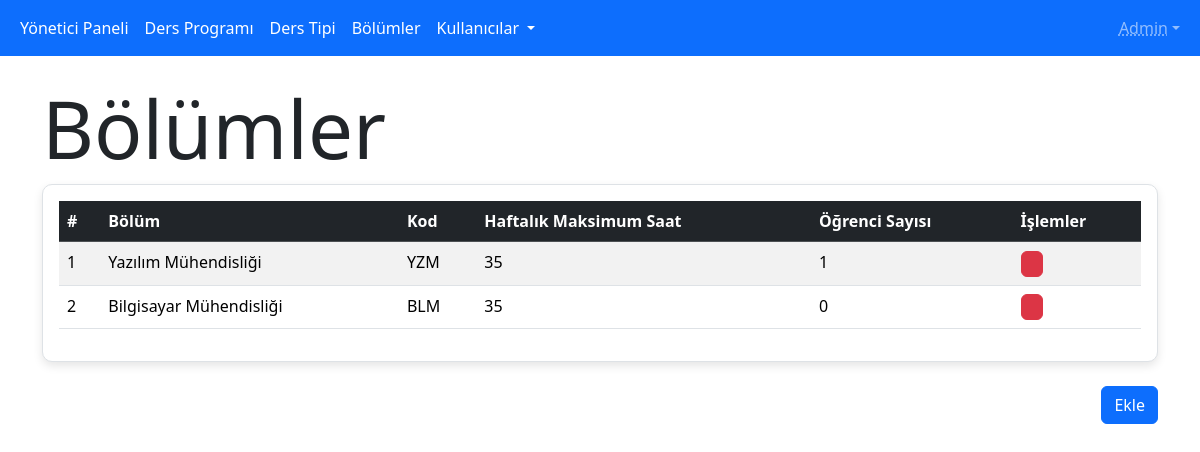
/dashboard/department (signed in), run on the app's committed database.
### website/models.py (models this page shows)
class BaseModel(Model):
    class Meta:
        database = db

class Department(BaseModel):
    name = CharField(max_length=255)
    short_name = CharField(max_length=5, unique=True)
    max_hour = IntegerField()
    class Meta:
        table_name = 'departments'

### website/dashboard.py (the view)
@dashboard.route('/department')
def department_page():
    departments = Department.select()
    return render_template('department/index.html', departments=departments, count_student=get_student_count_of_department)

### website/__init__.py (called while the page is built)
def create_app() -> Flask:
    app = Flask(__name__)
    app.secret_key = "B1zdkpOQ3AbJBvSaJrlCWMITM1uQwwmIbTImjIRFGkSr74J1TDp6J3Yzzl4a3Qgq96vMNf0hSSD0fouM"
    app.config['ROOT_URL'] = Path(__file__).parent.parent
    print(f"Proje {app.config['ROOT_URL']} dizininde çalıştırılıyor")
    @app.before_request
    def login_required():
        if not ((session.get('id', None)) or
                (request.endpoint and request.endpoint in ('auth.login', 'static'))):
            flash('Önce Giriş Yapın', 'danger'),
            return redirect(url_for('auth.login', next=request.url))
    app.register_blueprint(auth, url_prefix='/auth')
    app.register_blueprint(dashboard, url_prefix='/dashboard')
    app.register_blueprint(website)
    return app

### website/dashboard.py (called while the page is built)
@dashboard.before_request
def before_request():
    if session.get('type', 0) != 2:
        flash("Yönetici değilsiniz!", "danger")
        return redirect(url_for('auth.login'))

### website/func.py (called while the page is built)
def get_student_count_of_department(deparment:Department)->int:
    return User.select().where(User.department == deparment, User.type == 0).count()

### website/templates/dashboard/department/index.html (shortened to what this page needs)
{% extends "/dashboard/layout.html" %}
{% block content %}
    <h1 class="display-1">Bölümler</h1>
        <div class="row justify-content-center">
            <div class="w-100">
                <div class="table-container p-3 bg-white overflow-y-auto">
                    <table class="table table-striped table-hover">
                        <thead class="table-dark">
                            <tr>
                                <th>#</th>
                                <th>Bölüm</th>
                                <th>Kod</th>
                                <th>Haftalık Maksimum Saat</th>
                                <th>Öğrenci Sayısı</th>
                                <th>İşlemler</th>
                            </tr>
                        </thead>
                        <tbody>
                            {% for department in departments  %}
                                <tr>
                                    <td>{{ department.id }}</td>
                                    <td>{{ department.name }}</td>
                                    <td>{{ department.short_name }}</td>
                                    <td>{{ department.max_hour }}</td>
                                    <td>{{ count_student(department) }}</td>
                                    <td>
                                        <a href="{{ url_for('dashboard.department_delete', id=department.id) }}" class="btn btn-danger px-1 py-0" onclick="return window.confirm('Silmek istediğinize emin misiniz? Bağlı olan bütün öğrenciler, ayarlar ve ders programları silinecektir!')">
                                            <i class="bi bi-x-lg"></i>
                                        </a>
                                    </td>
                                </tr>
                            {% endfor %}
                        </tbody>
                    </table>
                </div>
            </div>
        </div>
    <br>
    <a href="{{ url_for('dashboard.department_add') }}" class="btn btn-primary float-end">Ekle</a>
{% endblock %}

### website/templates/dashboard/department/index.html (style rules this page uses)
.table-container { max-height: 500px; border: 1px solid #dee2e6; border-radius: 10px; box-shadow: 0 4px 10px rgba(0, 0, 0, 0.1); }

### data on the page
Department: id "1", name "Yazılım Mühendisliği", short_name "YZM", max_hour "35"
Department: id "2", name "Bilgisayar Mühendisliği", short_name "BLM", max_hour "35", count_student "0"

### other printed values
{{ session['name'] }} "Admin"
